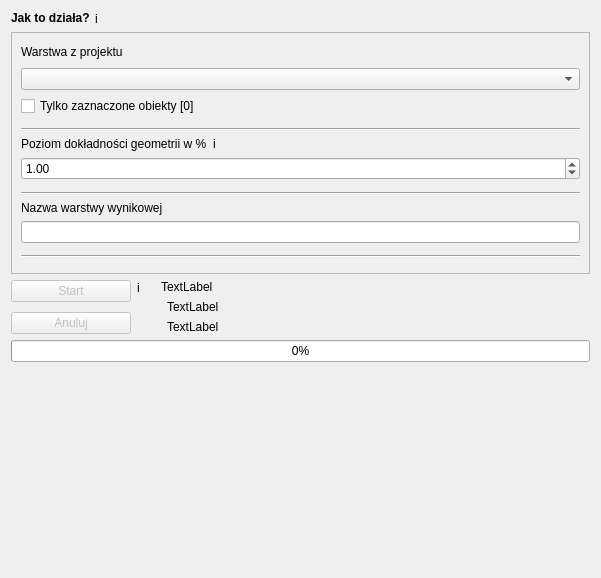
<?xml version="1.0" encoding="UTF-8"?>
<ui version="4.0">
 <class>Frame</class>
 <widget class="QFrame" name="Frame">
  <property name="geometry">
   <rect>
    <x>0</x>
    <y>0</y>
    <width>601</width>
    <height>578</height>
   </rect>
  </property>
  <property name="sizePolicy">
   <sizepolicy hsizetype="Preferred" vsizetype="Fixed">
    <horstretch>0</horstretch>
    <verstretch>0</verstretch>
   </sizepolicy>
  </property>
  <property name="windowTitle">
   <string>Frame</string>
  </property>
  <property name="frameShape">
   <enum>QFrame::NoFrame</enum>
  </property>
  <property name="frameShadow">
   <enum>QFrame::Raised</enum>
  </property>
  <layout class="QVBoxLayout" name="verticalLayout">
   <item>
    <widget class="QFrame" name="frame_how_it_works">
     <property name="frameShape">
      <enum>QFrame::NoFrame</enum>
     </property>
     <property name="frameShadow">
      <enum>QFrame::Raised</enum>
     </property>
     <property name="lineWidth">
      <number>0</number>
     </property>
     <layout class="QFormLayout" name="formLayout_3">
      <property name="horizontalSpacing">
       <number>5</number>
      </property>
      <property name="verticalSpacing">
       <number>0</number>
      </property>
      <property name="leftMargin">
       <number>0</number>
      </property>
      <property name="topMargin">
       <number>0</number>
      </property>
      <property name="rightMargin">
       <number>0</number>
      </property>
      <property name="bottomMargin">
       <number>0</number>
      </property>
      <item row="0" column="1">
       <widget class="QLabel" name="label_info_icon">
        <property name="maximumSize">
         <size>
          <width>15</width>
          <height>15</height>
         </size>
        </property>
        <property name="toolTip">
         <string/>
        </property>
        <property name="text">
         <string>i</string>
        </property>
        <property name="scaledContents">
         <bool>true</bool>
        </property>
       </widget>
      </item>
      <item row="0" column="0">
       <widget class="QLabel" name="label_info">
        <property name="maximumSize">
         <size>
          <width>100</width>
          <height>15</height>
         </size>
        </property>
        <property name="toolTip">
         <string/>
        </property>
        <property name="text">
         <string>&lt;html&gt;&lt;head/&gt;&lt;body&gt;&lt;p&gt;&lt;b&gt;Jak to działa?&lt;/b&gt;&lt;br/&gt;&lt;/p&gt;&lt;/body&gt;&lt;/html&gt;</string>
        </property>
        <property name="textFormat">
         <enum>Qt::RichText</enum>
        </property>
        <property name="scaledContents">
         <bool>true</bool>
        </property>
       </widget>
      </item>
     </layout>
    </widget>
   </item>
   <item>
    <widget class="QFrame" name="frame">
     <property name="sizePolicy">
      <sizepolicy hsizetype="Preferred" vsizetype="Minimum">
       <horstretch>0</horstretch>
       <verstretch>0</verstretch>
      </sizepolicy>
     </property>
     <property name="minimumSize">
      <size>
       <width>0</width>
       <height>240</height>
      </size>
     </property>
     <property name="maximumSize">
      <size>
       <width>16777215</width>
       <height>16777215</height>
      </size>
     </property>
     <property name="frameShape">
      <enum>QFrame::StyledPanel</enum>
     </property>
     <property name="frameShadow">
      <enum>QFrame::Raised</enum>
     </property>
     <layout class="QVBoxLayout" name="verticalLayout_8">
      <item>
       <widget class="QFrame" name="frame_4">
        <property name="frameShape">
         <enum>QFrame::NoFrame</enum>
        </property>
        <property name="frameShadow">
         <enum>QFrame::Raised</enum>
        </property>
        <layout class="QVBoxLayout" name="verticalLayout_7">
         <property name="leftMargin">
          <number>0</number>
         </property>
         <property name="topMargin">
          <number>0</number>
         </property>
         <property name="rightMargin">
          <number>0</number>
         </property>
         <property name="bottomMargin">
          <number>6</number>
         </property>
         <item>
          <widget class="QLabel" name="label">
           <property name="minimumSize">
            <size>
             <width>0</width>
             <height>20</height>
            </size>
           </property>
           <property name="maximumSize">
            <size>
             <width>16777215</width>
             <height>20</height>
            </size>
           </property>
           <property name="text">
            <string>Warstwa z projektu</string>
           </property>
          </widget>
         </item>
         <item>
          <widget class="QgsMapLayerComboBox" name="layer_select"/>
         </item>
         <item>
          <widget class="QCheckBox" name="checkbox_selected_only">
           <property name="text">
            <string>Tylko zaznaczone obiekty [0]</string>
           </property>
          </widget>
         </item>
        </layout>
       </widget>
      </item>
      <item>
       <widget class="Line" name="line_2">
        <property name="orientation">
         <enum>Qt::Horizontal</enum>
        </property>
       </widget>
      </item>
      <item>
       <widget class="QFrame" name="frame_3">
        <property name="frameShape">
         <enum>QFrame::NoFrame</enum>
        </property>
        <property name="frameShadow">
         <enum>QFrame::Raised</enum>
        </property>
        <layout class="QVBoxLayout" name="verticalLayout_6">
         <property name="leftMargin">
          <number>0</number>
         </property>
         <property name="topMargin">
          <number>0</number>
         </property>
         <property name="rightMargin">
          <number>0</number>
         </property>
         <property name="bottomMargin">
          <number>6</number>
         </property>
         <item>
          <layout class="QFormLayout" name="formLayout_4">
           <item row="0" column="0">
            <widget class="QLabel" name="label_4">
             <property name="text">
              <string>Poziom dokładności geometrii w %</string>
             </property>
            </widget>
           </item>
           <item row="0" column="1">
            <widget class="QLabel" name="label_info_percent">
             <property name="sizePolicy">
              <sizepolicy hsizetype="Preferred" vsizetype="Fixed">
               <horstretch>0</horstretch>
               <verstretch>0</verstretch>
              </sizepolicy>
             </property>
             <property name="maximumSize">
              <size>
               <width>15</width>
               <height>15</height>
              </size>
             </property>
             <property name="text">
              <string>i</string>
             </property>
             <property name="scaledContents">
              <bool>true</bool>
             </property>
            </widget>
           </item>
          </layout>
         </item>
         <item>
          <widget class="QDoubleSpinBox" name="input_percent">
           <property name="maximum">
            <double>100.000000000000000</double>
           </property>
           <property name="value">
            <double>1.000000000000000</double>
           </property>
          </widget>
         </item>
        </layout>
       </widget>
      </item>
      <item>
       <widget class="Line" name="line">
        <property name="orientation">
         <enum>Qt::Horizontal</enum>
        </property>
       </widget>
      </item>
      <item>
       <widget class="QFrame" name="frame_5">
        <property name="frameShape">
         <enum>QFrame::NoFrame</enum>
        </property>
        <property name="frameShadow">
         <enum>QFrame::Raised</enum>
        </property>
        <layout class="QVBoxLayout" name="verticalLayout_4">
         <property name="leftMargin">
          <number>0</number>
         </property>
         <property name="topMargin">
          <number>0</number>
         </property>
         <property name="rightMargin">
          <number>0</number>
         </property>
         <property name="bottomMargin">
          <number>6</number>
         </property>
         <item>
          <widget class="QLabel" name="label_2">
           <property name="maximumSize">
            <size>
             <width>16777215</width>
             <height>20</height>
            </size>
           </property>
           <property name="text">
            <string>Nazwa warstwy wynikowej</string>
           </property>
           <property name="wordWrap">
            <bool>true</bool>
           </property>
          </widget>
         </item>
         <item>
          <widget class="QLineEdit" name="text_edit_target_layer_name">
           <property name="sizePolicy">
            <sizepolicy hsizetype="Expanding" vsizetype="Fixed">
             <horstretch>0</horstretch>
             <verstretch>0</verstretch>
            </sizepolicy>
           </property>
          </widget>
         </item>
        </layout>
       </widget>
      </item>
      <item>
       <widget class="Line" name="line_3">
        <property name="orientation">
         <enum>Qt::Horizontal</enum>
        </property>
       </widget>
      </item>
      <item>
       <widget class="QFrame" name="frame_6">
        <property name="frameShape">
         <enum>QFrame::NoFrame</enum>
        </property>
        <property name="frameShadow">
         <enum>QFrame::Raised</enum>
        </property>
        <layout class="QFormLayout" name="formLayout">
         <property name="horizontalSpacing">
          <number>0</number>
         </property>
         <property name="leftMargin">
          <number>0</number>
         </property>
         <property name="topMargin">
          <number>0</number>
         </property>
         <property name="rightMargin">
          <number>0</number>
         </property>
         <property name="bottomMargin">
          <number>0</number>
         </property>
        </layout>
       </widget>
      </item>
     </layout>
    </widget>
   </item>
   <item>
    <widget class="QFrame" name="frame_2">
     <property name="maximumSize">
      <size>
       <width>16777215</width>
       <height>100</height>
      </size>
     </property>
     <property name="frameShape">
      <enum>QFrame::NoFrame</enum>
     </property>
     <property name="frameShadow">
      <enum>QFrame::Raised</enum>
     </property>
     <layout class="QFormLayout" name="formLayout_2">
      <property name="leftMargin">
       <number>0</number>
      </property>
      <property name="topMargin">
       <number>0</number>
      </property>
      <property name="rightMargin">
       <number>0</number>
      </property>
      <property name="bottomMargin">
       <number>0</number>
      </property>
      <item row="0" column="0">
       <layout class="QVBoxLayout" name="verticalLayout_2">
        <item>
         <layout class="QFormLayout" name="formLayout_6">
          <item row="0" column="0">
           <widget class="QPushButton" name="button_start">
            <property name="enabled">
             <bool>false</bool>
            </property>
            <property name="sizePolicy">
             <sizepolicy hsizetype="Maximum" vsizetype="Fixed">
              <horstretch>0</horstretch>
              <verstretch>0</verstretch>
             </sizepolicy>
            </property>
            <property name="minimumSize">
             <size>
              <width>120</width>
              <height>0</height>
             </size>
            </property>
            <property name="text">
             <string>Start</string>
            </property>
           </widget>
          </item>
          <item row="0" column="1">
           <widget class="QLabel" name="label_info_start">
            <property name="maximumSize">
             <size>
              <width>15</width>
              <height>15</height>
             </size>
            </property>
            <property name="toolTip">
             <string/>
            </property>
            <property name="text">
             <string>i</string>
            </property>
            <property name="scaledContents">
             <bool>true</bool>
            </property>
           </widget>
          </item>
         </layout>
        </item>
        <item>
         <widget class="QPushButton" name="button_cancel">
          <property name="enabled">
           <bool>false</bool>
          </property>
          <property name="sizePolicy">
           <sizepolicy hsizetype="Minimum" vsizetype="Fixed">
            <horstretch>0</horstretch>
            <verstretch>0</verstretch>
           </sizepolicy>
          </property>
          <property name="minimumSize">
           <size>
            <width>120</width>
            <height>0</height>
           </size>
          </property>
          <property name="maximumSize">
           <size>
            <width>120</width>
            <height>16777215</height>
           </size>
          </property>
          <property name="text">
           <string>Anuluj</string>
          </property>
         </widget>
        </item>
       </layout>
      </item>
      <item row="0" column="1">
       <layout class="QVBoxLayout" name="verticalLayout_3">
        <property name="leftMargin">
         <number>15</number>
        </property>
        <item>
         <widget class="QLabel" name="label_status">
          <property name="text">
           <string>TextLabel</string>
          </property>
         </widget>
        </item>
        <item>
         <widget class="QLabel" name="label_found_count">
          <property name="text">
           <string>TextLabel</string>
          </property>
          <property name="indent">
           <number>6</number>
          </property>
         </widget>
        </item>
        <item>
         <widget class="QLabel" name="label_not_found_count">
          <property name="text">
           <string>TextLabel</string>
          </property>
          <property name="indent">
           <number>6</number>
          </property>
         </widget>
        </item>
       </layout>
      </item>
     </layout>
    </widget>
   </item>
   <item>
    <widget class="QProgressBar" name="progress_bar">
     <property name="sizePolicy">
      <sizepolicy hsizetype="Minimum" vsizetype="Fixed">
       <horstretch>0</horstretch>
       <verstretch>0</verstretch>
      </sizepolicy>
     </property>
     <property name="minimumSize">
      <size>
       <width>350</width>
       <height>0</height>
      </size>
     </property>
     <property name="value">
      <number>0</number>
     </property>
    </widget>
   </item>
   <item>
    <spacer name="verticalSpacer">
     <property name="orientation">
      <enum>Qt::Vertical</enum>
     </property>
     <property name="sizeHint" stdset="0">
      <size>
       <width>20</width>
       <height>40</height>
      </size>
     </property>
    </spacer>
   </item>
  </layout>
 </widget>
 <customwidgets>
  <customwidget>
   <class>QgsMapLayerComboBox</class>
   <extends>QComboBox</extends>
   <header>qgsmaplayercombobox.h</header>
  </customwidget>
 </customwidgets>
 <resources/>
 <connections/>
</ui>
